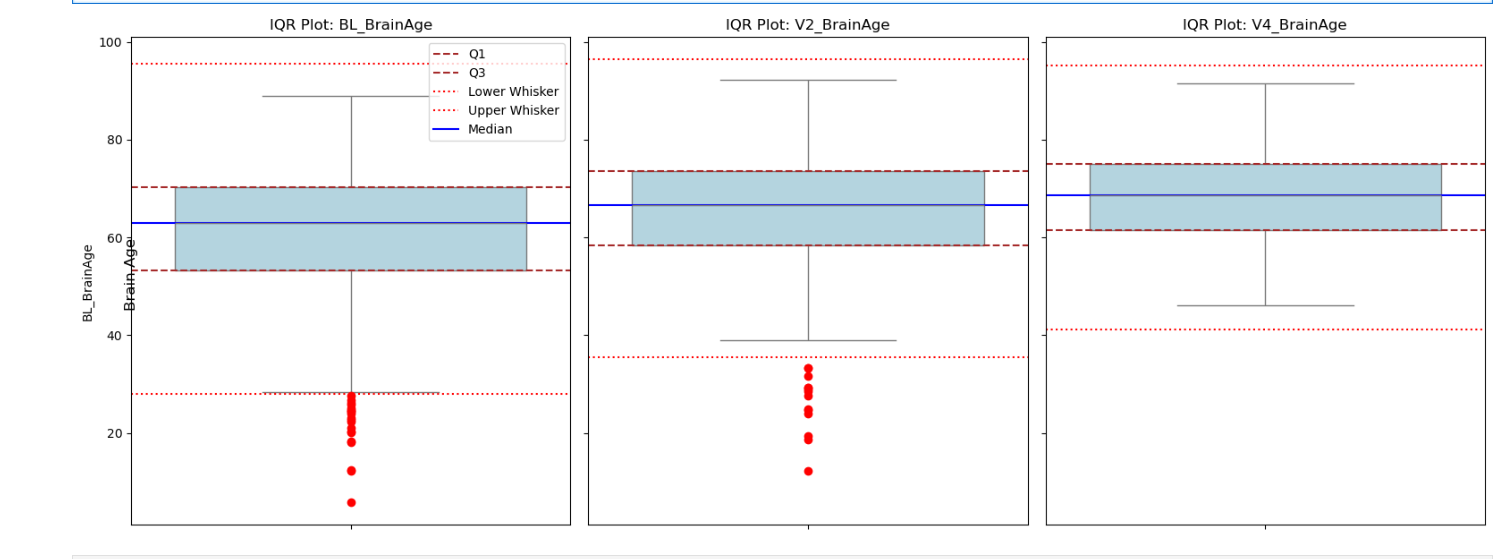

Write the Python code that produced this figure.
import matplotlib.pyplot as plt
import seaborn as sns
import pandas as pd

# Timepoint columns
timepoints = ['BL_BrainAge', 'V2_BrainAge', 'V4_BrainAge']

# Set up plot
fig, axs = plt.subplots(1, 3, figsize=(16, 6), sharey=True)

# Loop through each timepoint and plot
for i, col in enumerate(timepoints):
    data = df[col].dropna()

    Q1 = data.quantile(0.25)
    Q3 = data.quantile(0.75)
    IQR = Q3 - Q1
    lower_whisker = Q1 - 1.5 * IQR
    upper_whisker = Q3 + 1.5 * IQR
    median = data.median()

    # Plot boxplot
    sns.boxplot(
        y=data,
        ax=axs[i],
        color='lightblue',
        fliersize=7,
        flierprops=dict(marker='o', markerfacecolor='red', markeredgecolor='red', markersize=6, linestyle='none')
    )

    # Draw horizontal lines for IQR and median
    axs[i].axhline(Q1, color='brown', linestyle='--', label='Q1')
    axs[i].axhline(Q3, color='brown', linestyle='--', label='Q3')
    axs[i].axhline(lower_whisker, color='red', linestyle=':', label='Lower Whisker')
    axs[i].axhline(upper_whisker, color='red', linestyle=':', label='Upper Whisker')
    axs[i].axhline(median, color='blue', linestyle='-', label='Median')

    axs[i].set_title(f'IQR Plot: {col}')
    axs[i].set_xlabel('')

    # Only add legend to first subplot
    if i == 0:
        axs[i].legend(loc='upper right')

# Add common y-axis label
fig.text(0.04, 0.5, 'Brain Age', va='center', rotation='vertical', fontsize=12)

plt.tight_layout()
plt.show()
